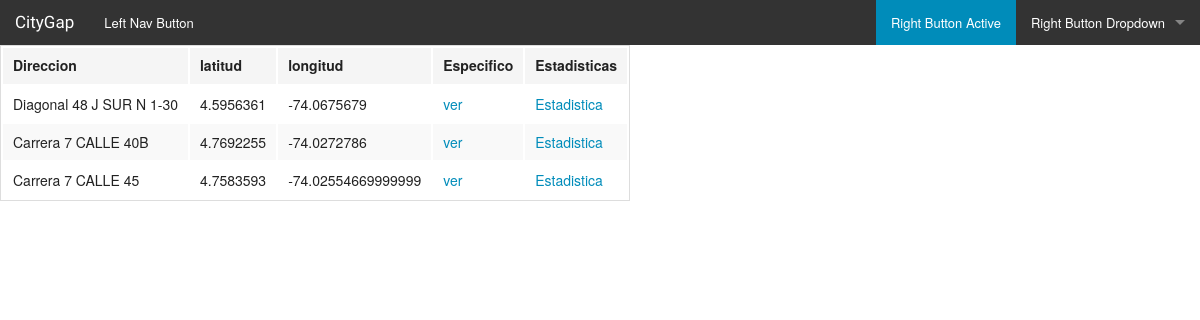
The app's page /lista_notificacion/, older data.
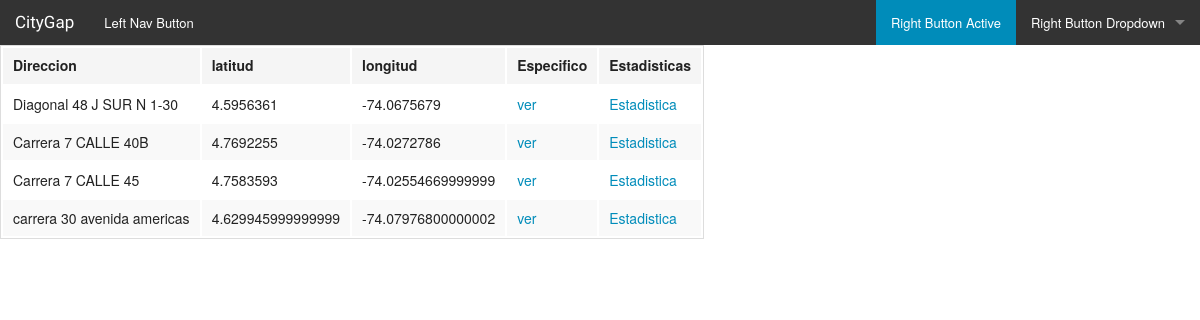
The same page, newer data.
### core/models.py (models this page shows)
class Hueco(models.Model):
    direccion = models.CharField(max_length=200)
    latitud = models.FloatField(default=0.0)
    longitud = models.FloatField(default=0.0)
    foto = models.ImageField(upload_to = 'static/image_user/')

### core/views.py (the view)
# urls.py: url(r'^lista_notificacion/$', views.lista_notificacion, name="lista_notificacion"),
def lista_notificacion(request):
    lista = Hueco.objects.all()
    contexto = { "title":"BogoGIS-Notificacion", "lista":lista }
    return render(request, 'lista_notificacion.html', contexto)

### core/templates/lista_notificacion.html
{% extends 'base.html' %}
{% block contenido %}
<table class="table table-striped">
	<thead>
		<tr>
			<td>Direccion</td>
			<td>latitud</td>
			<td>longitud</td>
			<td>Especifico</td>
			<td>Estadisticas</td>
		</tr>
	</thead>
	{% for notificacion in lista %}
		<tr>
			<td>{{ notificacion.direccion }}</td>
			<td>{{ notificacion.latitud }}</td>
			<td>{{ notificacion.longitud }}</td>
			<td> <a href="{% url 'core:especifico_notificacion' %}?identificador={{ notificacion.id }}">ver</a> </td>
			<td> <a href="{% url 'core:estadisticas_hueco' %}?identificador={{ notificacion.id }}">Estadistica</a> </td>
		</tr>
	{% endfor %}
</table>
{% endblock %}

Row changes from the older to the newer data that the page shows:
added Hueco: direccion "carrera 30 avenida americas", latitud "4.629945999999999", longitud "-74.07976800000002"
